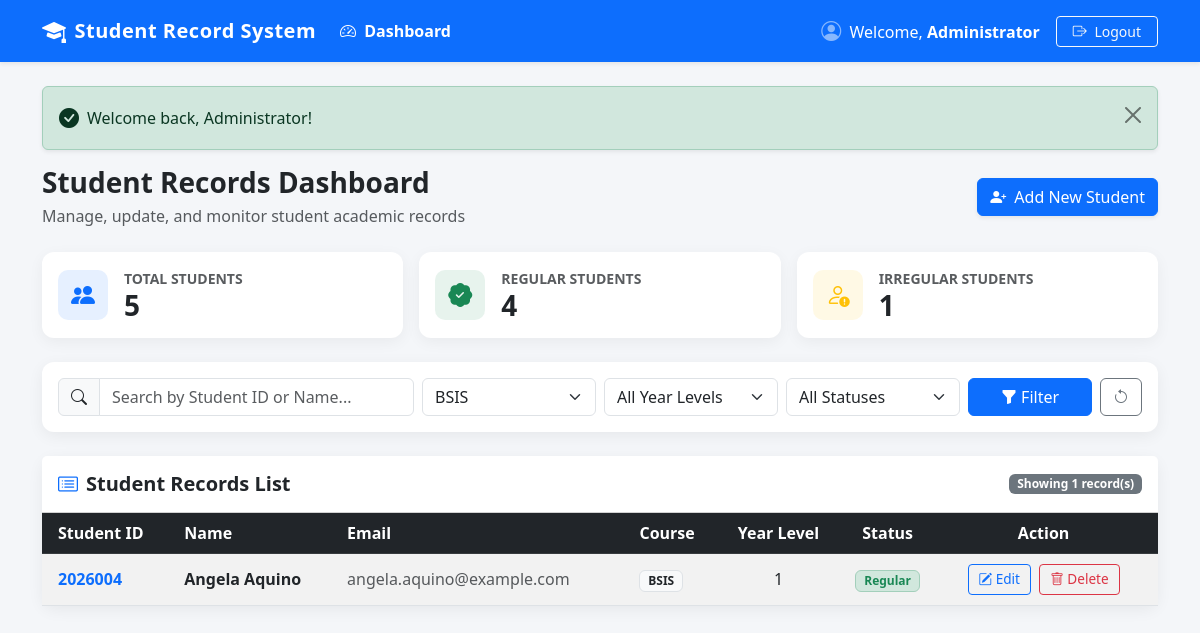
Page /dashboard.php?filter_course=BSIS (signed in) on the committed database.
### tables this page shows
CREATE TABLE `students` (
  `id` INT(11) NOT NULL AUTO_INCREMENT,
  `student_id` VARCHAR(50) NOT NULL UNIQUE,
  `first_name` VARCHAR(100) NOT NULL,
  `last_name` VARCHAR(100) NOT NULL,
  `email` VARCHAR(150) NOT NULL,
  `course` VARCHAR(100) NOT NULL,
  `year_level` INT(11) NOT NULL,
  `status` VARCHAR(50) NOT NULL DEFAULT 'Regular',
  `created_at` TIMESTAMP NOT NULL DEFAULT CURRENT_TIMESTAMP,
  `updated_at` TIMESTAMP NOT NULL DEFAULT CURRENT_TIMESTAMP ON UPDATE CURRENT_TIMESTAMP,
  PRIMARY KEY (`id`)
);

### dashboard.php (the view, shortened to what this page needs)
<?php
require_once 'db_connection.php';
$search        = trim($_GET['search'] ?? '');
$filter_course = trim($_GET['filter_course'] ?? '');
$filter_year   = trim($_GET['filter_year'] ?? '');
$filter_status = trim($_GET['filter_status'] ?? '');
$totalStudents = 0;
$regularCount  = 0;
$irregularCount = 0;
$countRes = $conn->query("SELECT
    COUNT(*) AS total,
    SUM(CASE WHEN status = 'Regular' THEN 1 ELSE 0 END) AS regular_count,
    SUM(CASE WHEN status = 'Irregular' THEN 1 ELSE 0 END) AS irregular_count
FROM students");
if ($countRes && $row = $countRes->fetch_assoc()) {
    $totalStudents  = (int)($row['total'] ?? 0);
    $regularCount   = (int)($row['regular_count'] ?? 0);
    $irregularCount = (int)($row['irregular_count'] ?? 0);
}
$sql = "SELECT * FROM students WHERE 1=1";
$params = [];
$types  = "";
if (!empty($filter_course)) {
    $sql .= " AND course = ?";
    $params[] = $filter_course;
    $types   .= "s";
}
$sql .= " ORDER BY id DESC";
$stmt = $conn->prepare($sql);
if (!empty($params)) {
    $stmt->bind_param($types, ...$params);
}
$stmt->execute();
$studentsResult = $stmt->get_result();
$studentsList = [];
while ($row = $studentsResult->fetch_assoc()) {
    $studentsList[] = $row;
}
?>
<!DOCTYPE html>
<html lang="en">
<head>
    <link href="https://cdn.jsdelivr.net/npm/bootstrap@5.3.0/dist/css/bootstrap.min.css" rel="stylesheet">
    <link href="https://cdn.jsdelivr.net/npm/bootstrap-icons@1.11.1/font/bootstrap-icons.css" rel="stylesheet">
</head>
<body>
<nav class="navbar navbar-expand-lg navbar-dark bg-primary shadow-sm sticky-top">
    <div class="container">
        <a class="navbar-brand d-flex align-items-center" href="dashboard.php">
            <i class="bi bi-mortarboard-fill me-2 fs-4"></i>
            Student Record System
        </a>
        <div class="collapse navbar-collapse" id="navContent">
            <ul class="navbar-nav me-auto mb-2 mb-lg-0">
                <li class="nav-item">
                    <a class="nav-link active fw-semibold" href="dashboard.php">
                        <i class="bi bi-speedometer2 me-1"></i> Dashboard
                    </a>
                </li>
            </ul>
            <div class="d-flex align-items-center text-white">
                <div class="me-3">
                    <i class="bi bi-person-circle fs-5 me-1 text-white-50"></i>
                    Welcome, <strong class="text-white"><?= htmlspecialchars($_SESSION['full_name'] ?? $_SESSION['username']); ?></strong>
                </div>
                <a href="logout.php" class="btn btn-outline-light btn-sm px-3">
                    <i class="bi bi-box-arrow-right me-1"></i> Logout
                </a>
            </div>
        </div>
    </div>
</nav>
<div class="container py-4">
    <?php if (isset($_SESSION['success'])): ?>
        <div class="alert alert-success alert-dismissible fade show d-flex align-items-center shadow-sm" role="alert">
            <i class="bi bi-check-circle-fill me-2 fs-5"></i>
            <div><?= htmlspecialchars($_SESSION['success']); ?></div>
            <button type="button" class="btn-close ms-auto" data-bs-dismiss="alert"></button>
        </div>
    <?php endif; ?>
    <div class="d-flex flex-wrap justify-content-between align-items-center mb-4">
        <div>
            <h3 class="fw-bold mb-1">Student Records Dashboard</h3>
            <p class="text-muted mb-0">Manage, update, and monitor student academic records</p>
        </div>
        <div>
            <button type="button" class="btn btn-primary shadow-sm" data-bs-toggle="modal" data-bs-target="#addStudentModal">
                <i class="bi bi-person-plus-fill me-1"></i> Add New Student
            </button>
        </div>
    </div>
    <div class="row g-3 mb-4">
        <div class="col-md-4 col-sm-6">
            <div class="card stat-card bg-white p-3">
                <div class="d-flex align-items-center">
                    <div class="stat-icon bg-primary bg-opacity-10 text-primary me-3">
                        <i class="bi bi-people-fill"></i>
                    </div>
                    <div>
                        <div class="text-muted small fw-semibold text-uppercase">Total Students</div>
                        <h3 class="fw-bold mb-0 text-dark"><?= $totalStudents; ?></h3>
                    </div>
                </div>
            </div>
        </div>
        <div class="col-md-4 col-sm-6">
            <div class="card stat-card bg-white p-3">
                <div class="d-flex align-items-center">
                    <div class="stat-icon bg-success bg-opacity-10 text-success me-3">
                        <i class="bi bi-patch-check-fill"></i>
                    </div>
                    <div>
                        <div class="text-muted small fw-semibold text-uppercase">Regular Students</div>
                        <h3 class="fw-bold mb-0 text-dark"><?= $regularCount; ?></h3>
                    </div>
                </div>
            </div>
        </div>
        <div class="col-md-4 col-sm-12">
            <div class="card stat-card bg-white p-3">
                <div class="d-flex align-items-center">
                    <div class="stat-icon bg-warning bg-opacity-10 text-warning me-3">
                        <i class="bi bi-person-exclamation"></i>
                    </div>
                    <div>
                        <div class="text-muted small fw-semibold text-uppercase">Irregular Students</div>
                        <h3 class="fw-bold mb-0 text-dark"><?= $irregularCount; ?></h3>
                    </div>
                </div>
            </div>
        </div>
    </div>
    <div class="card card-custom mb-4">
        <div class="card-body p-3">
            <form method="GET" action="dashboard.php" class="row g-2 align-items-center">
                <div class="col-lg-4 col-md-12">
                    <div class="input-group">
                        <span class="input-group-text bg-light"><i class="bi bi-search"></i></span>
                        <input type="text" class="form-control" name="search" placeholder="Search by Student ID or Name..." value="<?= htmlspecialchars($search); ?>">
                    </div>
                </div>
                <div class="col-lg-2 col-md-4 col-sm-6">
                    <select class="form-select" name="filter_course">
                        <option value="BSIS" <?= ($filter_course === 'BSIS') ? 'selected' : ''; ?>>BSIS</option>
                    </select>
                </div>
                <div class="col-lg-2 col-md-4 col-sm-6">
                    <select class="form-select" name="filter_year">
                        <option value="">All Year Levels</option>
                    </select>
                </div>
                <div class="col-lg-2 col-md-4 col-sm-6">
                    <select class="form-select" name="filter_status">
                        <option value="">All Statuses</option>
                    </select>
                </div>
                <div class="col-lg-2 col-md-12 col-sm-6 d-flex gap-2">
                    <button type="submit" class="btn btn-primary w-100">
                        <i class="bi bi-funnel-fill"></i> Filter
                    </button>
                    <?php if (!empty($search) || !empty($filter_course) || !empty($filter_year) || !empty($filter_status)): ?>
                        <a href="dashboard.php" class="btn btn-outline-secondary" title="Clear Filters">
                            <i class="bi bi-arrow-counterclockwise"></i>
                        </a>
                    <?php endif; ?>
                </div>
            </form>
        </div>
    </div>
    <div class="card card-custom">
        <div class="card-header bg-white py-3 d-flex justify-content-between align-items-center">
            <h5 class="mb-0 fw-bold text-dark">
                <i class="bi bi-card-list me-2 text-primary"></i>Student Records List
            </h5>
            <span class="badge bg-secondary">
                Showing <?= count($studentsList); ?> record(s)
            </span>
        </div>
        <div class="card-body p-0">
            <div class="table-responsive">
                <table class="table table-hover table-striped align-middle mb-0">
                    <thead class="table-dark">
                        <tr>
                            <th class="ps-3">Student ID</th>
                            <th>Name</th>
                            <th>Email</th>
                            <th>Course</th>
                            <th class="text-center">Year Level</th>
                            <th class="text-center">Status</th>
                            <th class="text-center pe-3">Action</th>
                        </tr>
                    </thead>
                    <tbody>
                        <?php if (count($studentsList) > 0): ?>
                            <?php foreach ($studentsList as $student): ?>
                                <tr>
                                    <td class="ps-3 fw-bold text-primary">
                                        <?= htmlspecialchars($student['student_id']); ?>
                                    </td>
                                    <td class="fw-semibold">
                                        <?= htmlspecialchars($student['first_name'] . ' ' . $student['last_name']); ?>
                                    </td>
                                    <td>
                                        <a href="mailto:<?= htmlspecialchars($student['email']); ?>" class="text-decoration-none text-muted">
                                            <?= htmlspecialchars($student['email']); ?>
                                        </a>
                                    </td>
                                    <td>
                                        <span class="badge bg-light text-dark border">
                                            <?= htmlspecialchars($student['course']); ?>
                                        </span>
                                    </td>
                                    <td class="text-center">
                                        <?= htmlspecialchars($student['year_level']); ?>
                                    </td>
                                    <td class="text-center">
                                        <?php if ($student['status'] === 'Regular'): ?>
                                            <span class="badge bg-success-subtle text-success border border-success-subtle px-2 py-1">
                                                Regular
                                            </span>
                                        <?php else: ?>
                                            <span class="badge bg-warning-subtle text-warning-emphasis border border-warning-subtle px-2 py-1">
                                                Irregular
                                            </span>
                                        <?php endif; ?>
                                    </td>
                                    <td class="text-center pe-3 action-btns">
                                        <a href="edit_student.php?id=<?= $student['id']; ?>"
                                           class="btn btn-sm btn-outline-primary"
                                           title="Edit Student">
                                            <i class="bi bi-pencil-square"></i> Edit
                                        </a>
                                        <button type="button"
                                                class="btn btn-sm btn-outline-danger"
                                                data-bs-toggle="modal"
                                                data-bs-target="#deleteModal<?= $student['id']; ?>"
                                                title="Delete Student">
                                            <i class="bi bi-trash"></i> Delete
                                        </button>
                                    </td>
                                </tr>
                            <?php endforeach; ?>
                        <?php endif; ?>
                    </tbody>
                </table>
            </div>
        </div>
    </div>
</div>
</body>
</html>

### dashboard.php (style rules this page uses)
body { background-color: #f4f6f9; font-family: 'Segoe UI', Tahoma, Geneva, Verdana, sans-serif; min-height: 100vh; }
.navbar-brand { font-weight: 700; letter-spacing: 0.5px; }
.stat-card { border: none; border-radius: 12px; box-shadow: 0 4px 15px rgba(0, 0, 0, 0.05); transition: transform 0.2s ease, box-shadow 0.2s ease; }
.stat-icon { width: 50px; height: 50px; border-radius: 10px; display: flex; align-items: center; justify-content: center; font-size: 24px; }
.card-custom { border: none; border-radius: 12px; box-shadow: 0 4px 16px rgba(0,0,0,0.06); background: #ffffff; }
.table th { font-weight: 600; background-color: #212529; color: #ffffff; vertical-align: middle; }
.table td { vertical-align: middle; }
.action-btns .btn { padding: 4px 10px; font-size: 0.85rem; margin: 2px; }

### rows in the picture
students: student "2026004", first_name+last_name "Angela Aquino", email "angela.aquino@example.com", course "BSIS", year_level "1", status "Regular"

### other values in the picture
$_SESSION['full_name'] "Administrator"
$_SESSION['success'] "Welcome back, Administrator!"
$totalStudents "5"
$regularCount "4"
$irregularCount "1"
count($studentsList) "1"
